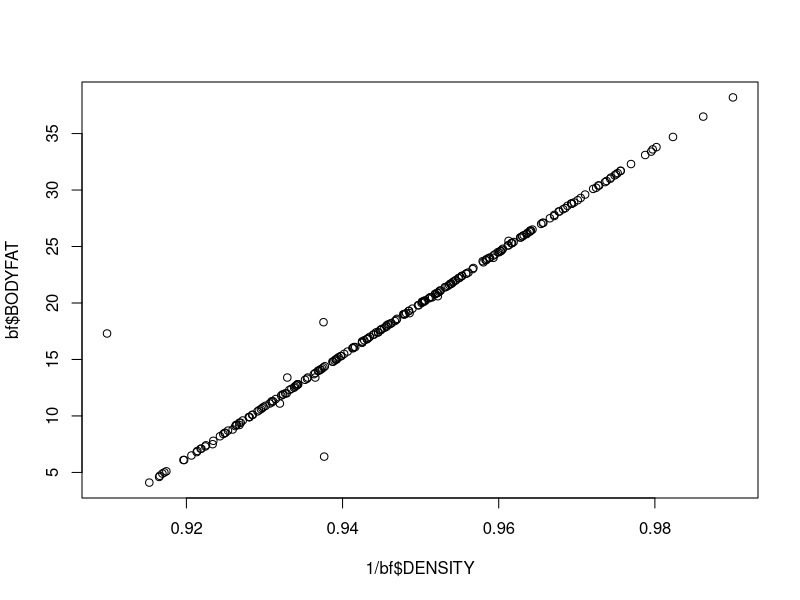
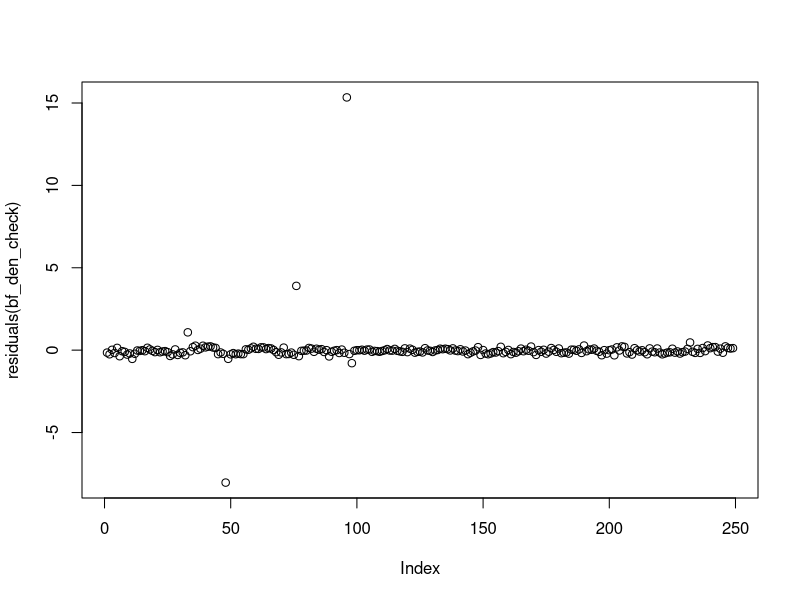
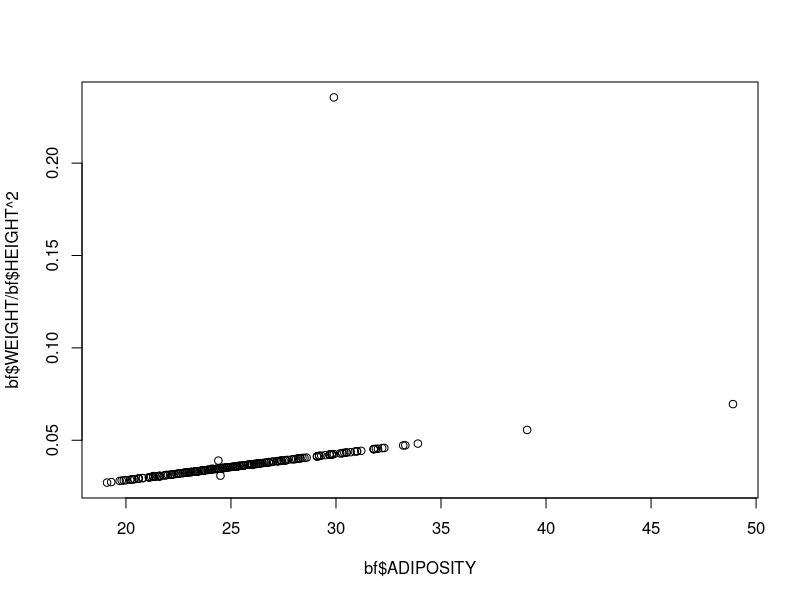
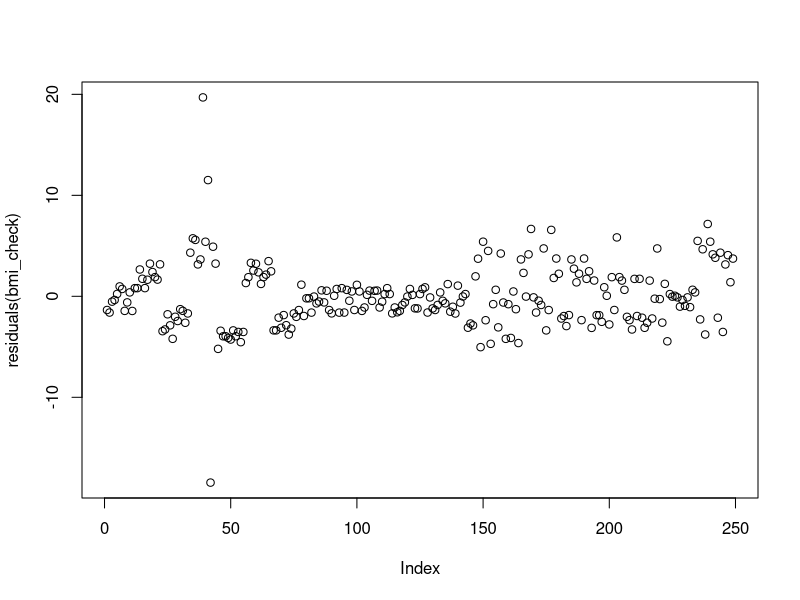

The R script that drew these images, in order: (Note: this script raises an error after producing the figures.)
bf <- read.csv('BodyFat.csv')

# remove invalid bodyfats
for (i in 1:length(bf[, 1])) {
  if (bf[i, 'BODYFAT'] <= 3 | bf[i, 'BODYFAT'] >= 40) {
    print(paste(bf[i, 'BODYFAT'], i)) 
    bf[i, ] <- NA
  }
}
bf <- na.omit(bf)

bf$ABD_OVER_HIP <- bf$ABDOMEN/bf$HIP

# find points that bodyfat and density do not match
plot(1/bf$DENSITY, bf$BODYFAT)
den_inverse <- 1/bf$DENSITY
bf_den_check <- lm(bf$BODYFAT ~ den_inverse)
residuals(bf_den_check)
plot(residuals(bf_den_check))
sort(residuals(bf_den_check))[1]
sort(residuals(bf_den_check), decreasing = T)[1:3]
# residuals greater than 1
# get the index
bf_index <- c(order(residuals(bf_den_check))[1], order(residuals(bf_den_check), decreasing = T)[1:3])
#bf[bf_index, ]


# BMI, height and weight check
plot(bf$ADIPOSITY, bf$WEIGHT/bf$HEIGHT^2)
BMI <- bf$WEIGHT / bf$HEIGHT^2
bmi_check <- lm(bf$ADIPOSITY ~ BMI)
residuals(bmi_check)
plot(residuals(bmi_check))

sort(residuals(bmi_check))[1]
sort(residuals(bmi_check), decreasing = T)[1:2]

bmi_index <- c(order(residuals(bmi_check))[1], order(residuals(bmi_check), decreasing = T)[1:2])
bf[bmi_index, c('BODYFAT', 'WEIGHT', 'HEIGHT', 'ADIPOSITY')]
# 39 overweight, 41 42 too short

# delete outliers
bf[bmi_index, ] <- NA
bf[bf_index, ] <- NA
bf <- na.omit(bf)


# dot plots
for (i in 4:length(names(bf))) {
  plot( bf[, i], bf$BODYFAT, main = names(bf)[i])
}

for (i in 4:length(names(bf))) {
  print(c(names(bf)[i], cor(bf[, i], bf$BODYFAT)))
}

# select variables based on correlation (cor >= 0.6)
bf_valid <- c()
name <- list()
for (i in 4:length(names(bf))) {
  if (cor(bf[, i], bf$BODYFAT) >= 0.6){
    bf_valid <- cbind(bf_valid, bf[, i])
    name <- c(name, names(bf)[i])
  }
}

colnames(bf_valid) <- name
bf_valid <- data.frame(bf_valid)
head(bf_valid)


# fit model
model1 <- lm(bf$BODYFAT ~ bf_valid$ADIPOSITY + bf_valid$CHEST + bf_valid$ABDOMEN + bf_valid$HIP)
model2 <- lm(bf$BODYFAT ~ bf_valid$ADIPOSITY + bf_valid$CHEST + bf_valid$ABD_OVER_HIP)

summary(model1)
summary(model2)

mod1 <- step(model1, direction = 'backward')
mod2 <- step(model2, direction = 'backward')

vif(model1)
vif(model2)

